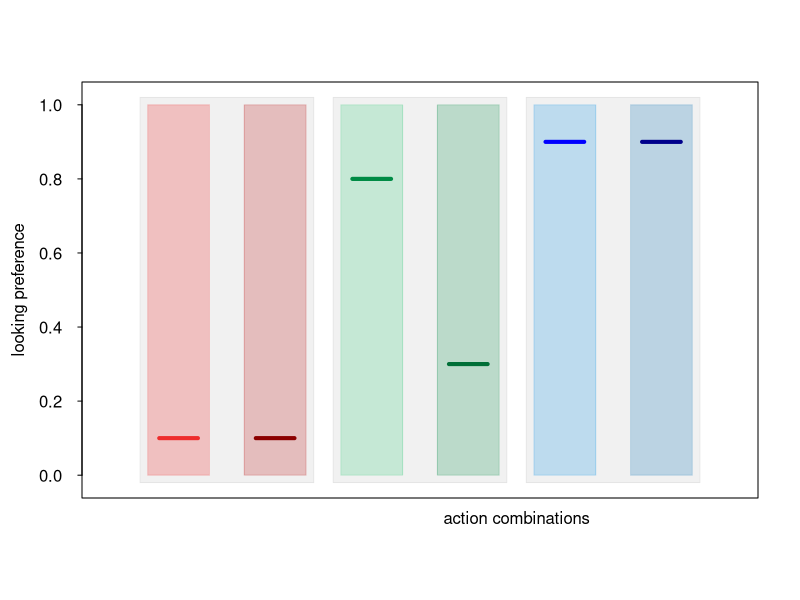

The R script that drew this image:
## Project Name: OI_EYE_2
## Analysis 2 - Prediction Plot -  Analysis of behavioral data -
## comparison of experimental groups

## We analyzed whether children and adults over-imitated certain action types more than others.

## Written by: Hanna Schleihauf
## Date: 2 December 2022




# empty plot
plot(
  x = 1, y = 1, type = "n", xlim = c(0, 7), ylim = c(-0.02, 1.02),
  tcl = -0.25, yaxt = "n",
  xaxs = "i", xaxt = "n",
  xlab = "", ylab = ""
)
axis(2, at = seq(from = 0, to = 1, length.out = 6), labels = c("0.0", "0.2", "0.4", "0.6", "0.8", "1.0"), las = 1, tick = TRUE, tck = -0.01)


rect(
  xleft = 0.60, ybottom = -0.02, xright = 2.4, ytop = 1.02,
  density = NA, angle = 45,
  col = grey(level = 0.25, alpha = 0.07), border = NULL, lty = par("lty"), lwd = par("lwd")
)
rect(
  xleft = 2.60, ybottom = -0.02, xright = 4.4, ytop = 1.02,
  density = NA, angle = 45,
  col = grey(level = 0.25, alpha = 0.07), border = NULL, lty = par("lty"), lwd = par("lwd")
)
rect(
  xleft = 4.60, ybottom = -0.02, xright = 6.4, ytop = 1.02,
  density = NA, angle = 45,
  col = grey(level = 0.25, alpha = 0.07), border = NULL, lty = par("lty"), lwd = par("lwd")
)


## add model line
# NC
rect(
  xleft = 0.8 - 0.12, ybottom = 0, xright = 1.2 + 0.12, ytop = 1,
  density = NA, angle = 45,
  col = adjustcolor("#EE2C2C", alpha.f = 0.25), border = NULL, lty = par("lty"), lwd = par("lwd")
)

pred.yvals <- 0.1
segments(
  x0 = 0.8, x1 = 1.2,
  y0 = pred.yvals, y1 = pred.yvals, lty = 1, lwd = 4, col = "#EE2C2C"
)

# NC
rect(
  xleft = 1.8 - 0.12, ybottom = 0, xright = 2.2 + 0.12, ytop = 1,
  density = NA, angle = 45,
  col = adjustcolor("#be2323", alpha.f = 0.25), border = NULL, lty = par("lty"), lwd = par("lwd")
)
pred.yvals <- 0.1
segments(
  x0 = 1.8, x1 = 2.2,
  y0 = pred.yvals, y1 = pred.yvals, lty = 1, lwd = 4, col = "red4"
)

# PI
rect(
  xleft = 2.8 - 0.12, ybottom = 0, xright = 3.2 + 0.12, ytop = 1,
  density = NA, angle = 45,
  col = adjustcolor("#43CD80", alpha.f = 0.25), border = NULL, lty = par("lty"), lwd = par("lwd")
)
pred.yvals <- 0.8
segments(
  x0 = 2.8, x1 = 3.2,
  y0 = pred.yvals, y1 = pred.yvals, lty = 1, lwd = 4, col = "springgreen4"
)

# PI
rect(
  xleft = 3.8 - 0.12, ybottom = 0, xright = 4.2 + 0.12, ytop = 1,
  density = NA, angle = 45,
  col = adjustcolor("#199657", alpha.f = 0.25), border = NULL, lty = par("lty"), lwd = par("lwd")
)
pred.yvals <- 0.3
segments(
  x0 = 3.8, x1 = 4.2,
  y0 = pred.yvals, y1 = pred.yvals, lty = 1, lwd = 4, col = "#006f37"
)

# R
rect(
  xleft = 4.8 - 0.12, ybottom = 0, xright = 5.2 + 0.12, ytop = 1,
  density = NA, angle = 45,
  col = adjustcolor("#2297E6", alpha.f = 0.25), border = NULL, lty = par("lty"), lwd = par("lwd")
)
pred.yvals <- 0.9
segments(
  x0 = 4.8, x1 = 5.2,
  y0 = pred.yvals, y1 = pred.yvals, lty = 1, lwd = 4, col = "blue"
)

# R
rect(
  xleft = 5.8 - 0.12, ybottom = 0, xright = 6.2 + 0.12, ytop = 1,
  density = NA, angle = 45,
  col = adjustcolor("#1b78b8", alpha.f = 0.25), border = NULL, lty = par("lty"), lwd = par("lwd")
)
pred.yvals <- 0.9
segments(
  x0 = 5.8, x1 = 6.2,
  y0 = pred.yvals, y1 = pred.yvals, lty = 1, lwd = 4, col = "blue4"
)


# add labels at x-axis
mtext(text = c("action combinations"), side = 1, line = 0.5, at = 4.5)

# add lables at y-axis
mtext(text = "looking preference", side = 2, line = 2.7, at = 0.5)
